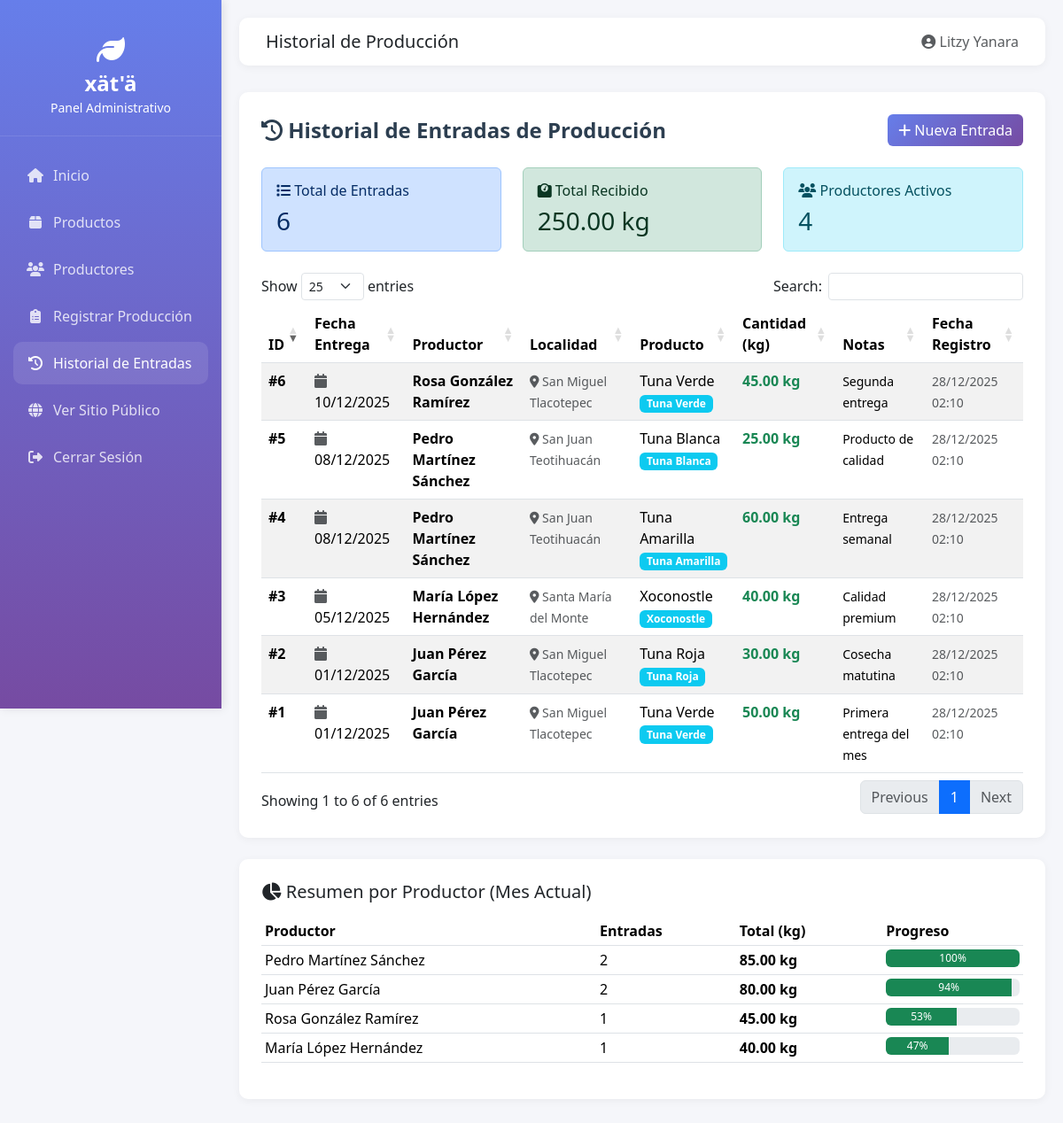
Screenshot of /admin/historial_produccion.php (signed in) with the database file from the repository.
### tables this page shows
CREATE TABLE `entradas_produccion` (
  `id` int(11) NOT NULL,
  `productor_id` int(11) NOT NULL,
  `producto_id` int(11) NOT NULL,
  `cantidad` decimal(10,2) NOT NULL COMMENT 'En kilogramos',
  `fecha_entrega` date NOT NULL,
  `fecha_registro` timestamp NOT NULL DEFAULT current_timestamp(),
  `notas` text DEFAULT NULL
);

CREATE TABLE `productores` (
  `id` int(11) NOT NULL,
  `nombre` varchar(100) NOT NULL,
  `apellidos` varchar(100) NOT NULL,
  `localidad` varchar(100) NOT NULL,
  `telefono` varchar(15) DEFAULT NULL,
  `email` varchar(100) DEFAULT NULL,
  `tipo_producto` varchar(100) NOT NULL,
  `produccion_promedio_mensual` decimal(10,2) NOT NULL COMMENT 'En kilogramos',
  `fecha_registro` timestamp NOT NULL DEFAULT current_timestamp(),
  `activo` tinyint(1) DEFAULT 1
);

CREATE TABLE `productos` (
  `id` int(11) NOT NULL,
  `nombre` varchar(100) NOT NULL,
  `descripcion` text DEFAULT NULL,
  `tipo` enum('fruta_fresca','procesado') NOT NULL,
  `categoria` varchar(50) NOT NULL COMMENT 'tuna_verde, tuna_roja, tuna_amarilla, tuna_bonda, xoconostle, mermelada, salsa, dulce, deshidratado',
  `precio` decimal(10,2) NOT NULL,
  `disponibilidad` decimal(10,2) NOT NULL,
  `unidad_medida` enum('kg','piezas','unidad') NOT NULL,
  `imagen` varchar(255) DEFAULT NULL,
  `fecha_creacion` timestamp NOT NULL DEFAULT current_timestamp(),
  `fecha_actualizacion` timestamp NOT NULL DEFAULT current_timestamp() ON UPDATE current_timestamp(),
  `activo` tinyint(1) DEFAULT 1
);

### admin/historial_produccion.php (the view, shortened to what this page needs)
<?php
require_once '../includes/conexion.php';
$query = "SELECT ep.*,
          prod.nombre as productor_nombre,
          prod.apellidos as productor_apellidos,
          prod.localidad as productor_localidad,
          p.nombre as producto_nombre,
          p.categoria as producto_categoria
          FROM entradas_produccion ep
          INNER JOIN productores prod ON ep.productor_id = prod.id
          INNER JOIN productos p ON ep.producto_id = p.id
          ORDER BY ep.fecha_entrega DESC, ep.fecha_registro DESC";
$resultado = $conn->query($query);
$stats_query = "SELECT
                COUNT(*) as total_entradas,
                COALESCE(SUM(cantidad), 0) as total_kg,
                COUNT(DISTINCT productor_id) as productores_distintos
                FROM entradas_produccion";
$stats = $conn->query($stats_query)->fetch_assoc();
include '../includes/header.php';
?>
<div class="content-card">
    <div class="d-flex justify-content-between align-items-center mb-4">
        <h1 class="page-title mb-0">
            <i class="fas fa-history"></i> Historial de Entradas de Producción
        </h1>
        <a href="registro_produccion.php" class="btn btn-primary">
            <i class="fas fa-plus"></i> Nueva Entrada
        </a>
    </div>
    <div class="row mb-4">
        <div class="col-md-4">
            <div class="alert alert-primary mb-0">
                <h6 class="mb-2"><i class="fas fa-list"></i> Total de Entradas</h6>
                <h3 class="mb-0"><?php echo number_format($stats['total_entradas']); ?></h3>
            </div>
        </div>
        <div class="col-md-4">
            <div class="alert alert-success mb-0">
                <h6 class="mb-2"><i class="fas fa-weight"></i> Total Recibido</h6>
                <h3 class="mb-0"><?php echo number_format($stats['total_kg'], 2); ?> kg</h3>
            </div>
        </div>
        <div class="col-md-4">
            <div class="alert alert-info mb-0">
                <h6 class="mb-2"><i class="fas fa-users"></i> Productores Activos</h6>
                <h3 class="mb-0"><?php echo $stats['productores_distintos']; ?></h3>
            </div>
        </div>
    </div>
    <?php if ($resultado->num_rows > 0): ?>
        <div class="table-responsive">
            <table id="tablaProduccion" class="table table-striped table-hover">
                <thead>
                    <tr>
                        <th>ID</th>
                        <th>Fecha Entrega</th>
                        <th>Productor</th>
                        <th>Localidad</th>
                        <th>Producto</th>
                        <th>Cantidad (kg)</th>
                        <th>Notas</th>
                        <th>Fecha Registro</th>
                    </tr>
                </thead>
                <tbody>
                    <?php while ($entrada = $resultado->fetch_assoc()): ?>
                        <tr>
                            <td><strong>#<?php echo $entrada['id']; ?></strong></td>
                            <td>
                                <i class="fas fa-calendar text-muted"></i>
                                <?php echo date('d/m/Y', strtotime($entrada['fecha_entrega'])); ?>
                            </td>
                            <td>
                                <strong><?php echo htmlspecialchars($entrada['productor_nombre'] . ' ' . $entrada['productor_apellidos']); ?></strong>
                            </td>
                            <td>
                                <small class="text-muted">
                                    <i class="fas fa-map-marker-alt"></i>
                                    <?php echo htmlspecialchars($entrada['productor_localidad']); ?>
                                </small>
                            </td>
                            <td>
                                <?php echo htmlspecialchars($entrada['producto_nombre']); ?>
                                <br>
                                <span class="badge bg-info">
                                    <?php echo ucwords(str_replace('_', ' ', $entrada['producto_categoria'])); ?>
                                </span>
                            </td>
                            <td>
                                <strong class="text-success">
                                    <?php echo number_format($entrada['cantidad'], 2); ?> kg
                                </strong>
                            </td>
                            <td>
                                <?php if (!empty($entrada['notas'])): ?>
                                    <small><?php echo htmlspecialchars($entrada['notas']); ?></small>
                                <?php else: ?>
                                    <span class="text-muted">Sin notas</span>
                                <?php endif; ?>
                            </td>
                            <td>
                                <small class="text-muted">
                                    <?php echo date('d/m/Y H:i', strtotime($entrada['fecha_registro'])); ?>
                                </small>
                            </td>
                        </tr>
                    <?php endwhile; ?>
                </tbody>
            </table>
        </div>
    <?php endif; ?>
</div>
<div class="content-card mt-4">
    <h5 class="mb-3"><i class="fas fa-chart-pie"></i> Resumen por Productor (Mes Actual)</h5>
    <?php
    $resumen_query = "SELECT
                      prod.nombre,
                      prod.apellidos,
                      COUNT(ep.id) as total_entradas,
                      COALESCE(SUM(ep.cantidad), 0) as total_kg
                      FROM productores prod
                      LEFT JOIN entradas_produccion ep ON prod.id = ep.productor_id
                          AND MONTH(ep.fecha_entrega) = MONTH(CURRENT_DATE())
                          AND YEAR(ep.fecha_entrega) = YEAR(CURRENT_DATE())
                      WHERE prod.activo = 1
                      GROUP BY prod.id
                      HAVING total_entradas > 0
                      ORDER BY total_kg DESC";
    $resumen = $conn->query($resumen_query);
    if ($resumen->num_rows > 0):
    ?>
        <div class="table-responsive">
            <table class="table table-sm">
                <thead>
                    <tr>
                        <th>Productor</th>
                        <th>Entradas</th>
                        <th>Total (kg)</th>
                        <th>Progreso</th>
                    </tr>
                </thead>
                <tbody>
                    <?php
                    $max_kg = 0;
                    $data_productores = [];
                    while ($row = $resumen->fetch_assoc()) {
                        $data_productores[] = $row;
                        if ($row['total_kg'] > $max_kg) {
                            $max_kg = $row['total_kg'];
                        }
                    }
                    foreach ($data_productores as $prod):
                        $porcentaje = $max_kg > 0 ? ($prod['total_kg'] / $max_kg) * 100 : 0;
                    ?>
                        <tr>
                            <td><?php echo htmlspecialchars($prod['nombre'] . ' ' . $prod['apellidos']); ?></td>
                            <td><?php echo $prod['total_entradas']; ?></td>
                            <td><strong><?php echo number_format($prod['total_kg'], 2); ?> kg</strong></td>
                            <td>
                                <div class="progress" style="height: 20px;">
                                    <div class="progress-bar bg-success" role="progressbar"
                                         style="width: <?php echo $porcentaje; ?>%">
                                        <?php echo number_format($porcentaje, 0); ?>%
                                    </div>
                                </div>
                            </td>
                        </tr>
                    <?php endforeach; ?>
                </tbody>
            </table>
        </div>
    <?php endif; ?>
</div>
<?php include '../includes/footer.php'; ?>

### includes/header.php (style rules this page uses)
:root { --primary-color: #667eea; --secondary-color: #764ba2; --sidebar-width: 250px; }
body { font-family: 'Segoe UI', Tahoma, Geneva, Verdana, sans-serif; background-color: #f5f6fa; }
.content-card { background: white; border-radius: 10px; padding: 25px; box-shadow: 0 2px 10px rgba(0, 0, 0, 0.05); margin-bottom: 20px; }
.page-title { font-size: 24px; font-weight: 600; color: #2c3e50; margin-bottom: 10px; }
.btn-primary { background: linear-gradient(135deg, var(--primary-color) 0%, var(--secondary-color) 100%); border: none; }
.table thead { background: linear-gradient(135deg, var(--primary-color) 0%, var(--secondary-color) 100%); color: white; }

### rows the page displays
entradas_produccion: id "6", fecha_entrega "10/12/2025", productor.apellidos "Rosa González Ramírez", productor.localidad "San Miguel Tlacotepec", producto.nombre "Tuna Verde", producto.categoria "Tuna Verde", cantidad "45.00", notas "Segunda entrega", fecha_registro "28/12/2025 02:10"
entradas_produccion: id "4", fecha_entrega "08/12/2025", productor.apellidos "Pedro Martínez Sánchez", productor.localidad "San Juan Teotihuacán", producto.nombre "Tuna Amarilla", producto.categoria "Tuna Amarilla", cantidad "60.00", notas "Entrega semanal", fecha_registro "28/12/2025 02:10"
entradas_produccion: id "5", fecha_entrega "08/12/2025", productor.apellidos "Pedro Martínez Sánchez", productor.localidad "San Juan Teotihuacán", producto.nombre "Tuna Blanca", producto.categoria "Tuna Blanca", cantidad "25.00", notas "Producto de calidad", fecha_registro "28/12/2025 02:10"
entradas_produccion: id "3", fecha_entrega "05/12/2025", productor.apellidos "María López Hernández", productor.localidad "Santa María del Monte", producto.nombre "Xoconostle", producto.categoria "Xoconostle", cantidad "40.00", notas "Calidad premium", fecha_registro "28/12/2025 02:10"
entradas_produccion: id "1", fecha_entrega "01/12/2025", productor.apellidos "Juan Pérez García", productor.localidad "San Miguel Tlacotepec", producto.nombre "Tuna Verde", producto.categoria "Tuna Verde", cantidad "50.00", notas "Primera entrega del mes", fecha_registro "28/12/2025 02:10"
entradas_produccion: id "2", fecha_entrega "01/12/2025", productor.apellidos "Juan Pérez García", productor.localidad "San Miguel Tlacotepec", producto.nombre "Tuna Roja", producto.categoria "Tuna Roja", cantidad "30.00", notas "Cosecha matutina", fecha_registro "28/12/2025 02:10"

### other values shown
$titulo_pagina "Historial de Producción"
obtenerNombreUsuario() "Litzy Yanara"
$stats['total_entradas'] "6"
$stats['total_kg'] "250.00"
$stats['productores_distintos'] "4"
$prod['nombre'] . ' ' . $prod['apellidos'] "Pedro Martínez Sánchez"
$prod['total_entradas'] "2"
$prod['total_kg'] "85.00"
$porcentaje "100"
$prod['nombre'] . ' ' . $prod['apellidos'] "Juan Pérez García"
$prod['total_kg'] "80.00"
$porcentaje "94"
$prod['nombre'] . ' ' . $prod['apellidos'] "Rosa González Ramírez"
$prod['total_entradas'] "1"
$prod['total_kg'] "45.00"
